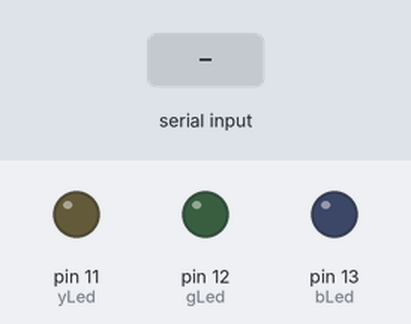
The sketch below on a simulated Arduino Uno, built with avr-gcc and run on an emulated ATmega328P. Parts: output pins drawn as LEDs (lit = HIGH). The inputs (shaded band) are chosen by the test bench.

Above: at 1.2 s.
1.3 s: "1" received over Serial
At 1.7 s:
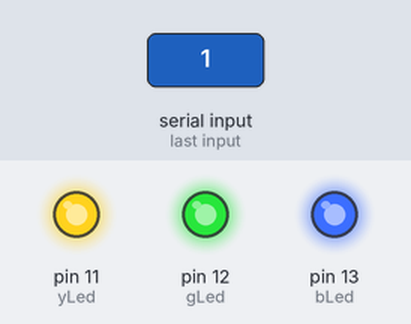
3.3 s: "2" received over Serial
At 3.7 s:
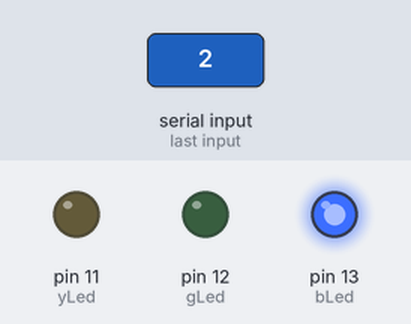
5.3 s: "3" received over Serial
At 5.7 s:
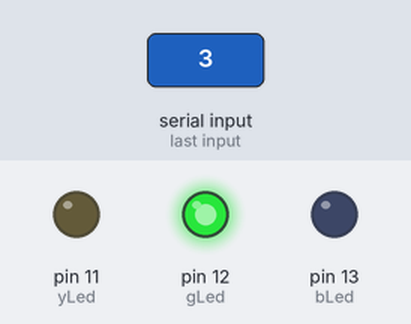
Timing chart, 0 to 8.3 s (numbered marks = the images above; inputs shaded):
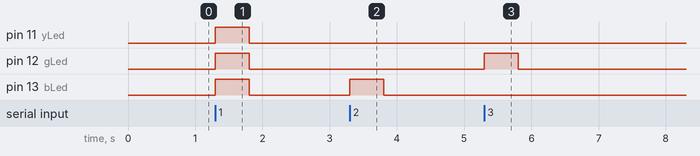

Measured:
- after the input at 1.3 s, pin 11 (yLed), pin 12 (gLed), pin 13 (bLed): LOW → HIGH at once, → LOW 0.50 s later
- after the input at 3.3 s, pin 13 (bLed): LOW → HIGH at once, → LOW 0.50 s later
- after the input at 5.3 s, pin 12 (gLed): LOW → HIGH at once, → LOW 0.50 s later

The sketch:

Test1.ino
```cpp
int bLed = 13;
int gLed = 12;
int yLed = 11;
//char myCol[10];
//char *inint_state = '0';

void setup() {
  // put your setup code here, to run once:
  Serial.begin(9600); //open the seial to connect with the UI
  //Set up the pins
  pinMode(bLed, OUTPUT);
  pinMode(gLed, OUTPUT);
  pinMode(yLed, OUTPUT);

  //turn off all the leds
  digitalWrite(bLed,LOW);
  digitalWrite(gLed,LOW);
  digitalWrite(yLed,LOW);
}

void loop() {
  // put your main code here, to run repeatedly:
  int lf = 20;
  char c;
  //Serial.readBytesUntil(lf,myCol,1);
  c = Serial.read();
  if(c){
    switch(c){
      case '1':
        digitalWrite(bLed,HIGH);
        digitalWrite(gLed,HIGH);
        digitalWrite(yLed,HIGH);
        delay(500);
        break;
       case '2':
        digitalWrite(bLed,HIGH);
        digitalWrite(gLed,LOW);
        digitalWrite(yLed,LOW);
        delay(500);
        break;
       case '3':
        digitalWrite(bLed,LOW);
        digitalWrite(gLed,HIGH);
        digitalWrite(yLed,LOW);
        delay(500);
    }
    c = '0';
  }
  digitalWrite(bLed,LOW);
  digitalWrite(gLed,LOW);
  digitalWrite(yLed,LOW);
}
```
